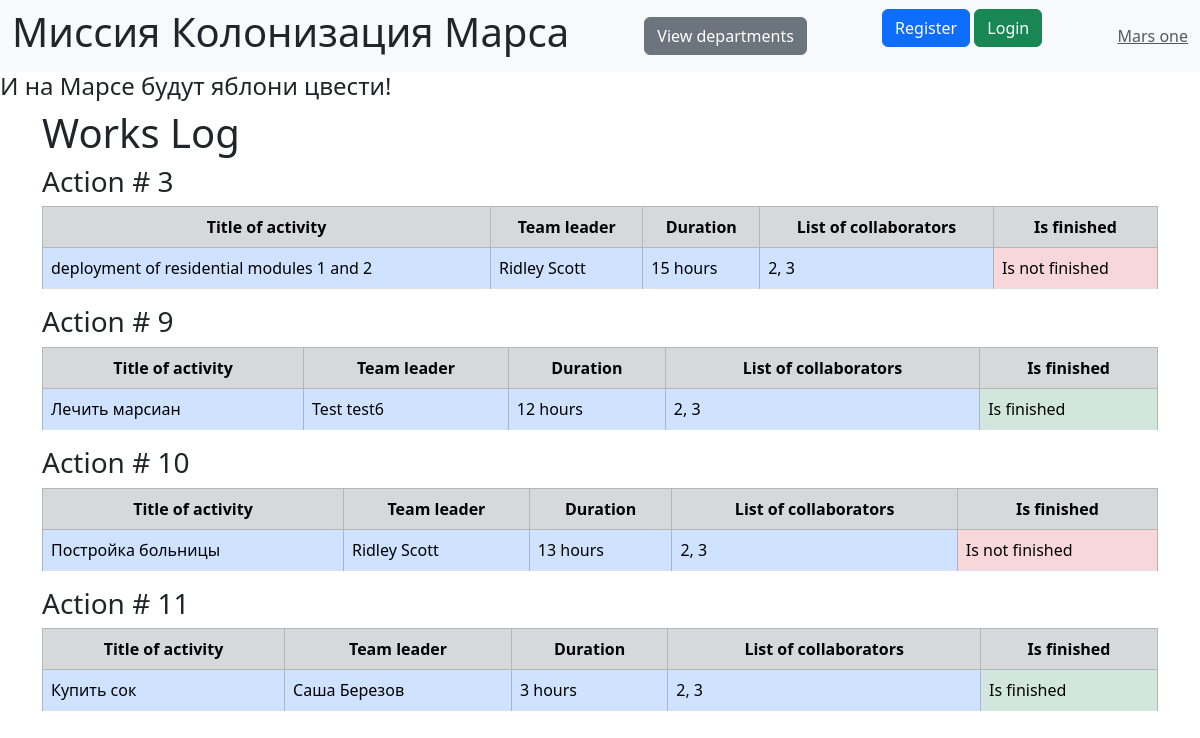
Before: / with the older database file.
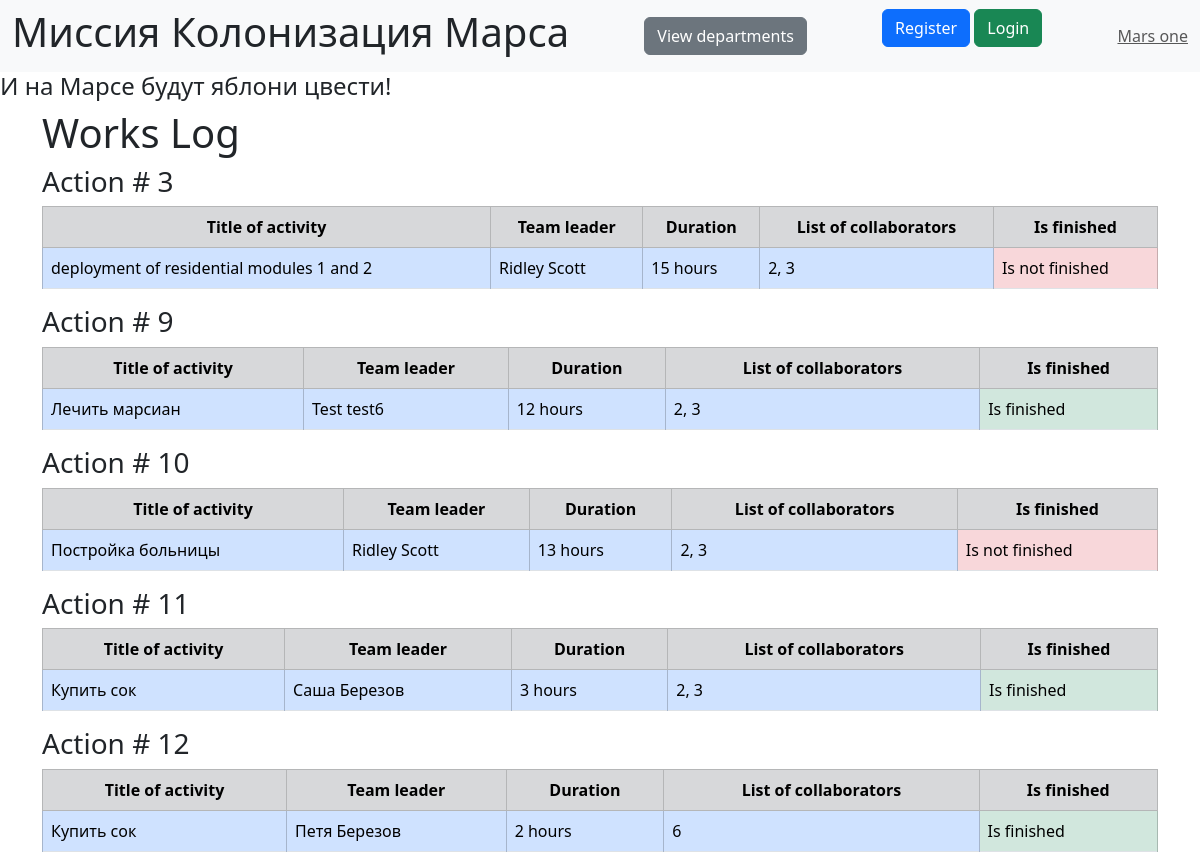
After: the same page with the newer database file.
### SQL/data/jobs.py (models this page shows, shortened)
class Jobs(SqlAlchemyBase):
    __tablename__ = 'jobs'
    id = sqlalchemy.Column(sqlalchemy.Integer, primary_key=True, autoincrement=True)
    job = sqlalchemy.Column(sqlalchemy.String, nullable=True)
    work_size = sqlalchemy.Column(sqlalchemy.Integer)
    collaborators = sqlalchemy.Column(sqlalchemy.String, nullable=True)
    start_date = sqlalchemy.Column(sqlalchemy.DateTime, nullable=True)
    end_date = sqlalchemy.Column(sqlalchemy.DateTime, nullable=True)
    is_finished = sqlalchemy.Column(sqlalchemy.Boolean, nullable=True)
    team_leader = sqlalchemy.Column(sqlalchemy.Integer, sqlalchemy.ForeignKey("users.id"))
    user = orm.relationship('User')

### main.py (the view)
@app.route("/")
def works_log():
    session = db_session.create_session()
    jobs = session.query(Jobs)
    captions = ['Title of activity', 'Team leader', 'Duration', 'List of collaborators', 'Is finished']
    team_leaders = [f"{user.name} {user.surname}" for job in jobs
                    for user in session.query(User).filter(User.id == job.team_leader)]
    return render_template('work.html', jobs=jobs, captions=captions, team_leaders=team_leaders)

### SQL/data/db_session.py (called while the page is built)
def create_session() -> Session:
    global __factory
    return __factory()

### templates/work.html (shortened to what this page needs)
{% extends "base.html"%}
{% block content %}
    <h1>Works Log</h1>
    {% for job in jobs%}
          <h3>Action # {{job.id}}</h3>
          <table class="table table-striped table-bordered">
          <tr class="table-secondary">
              {% for caption in captions%}
                    <th style="text-align: center;">{{caption}}</th>
              {% endfor%}
          </tr>
          <tr style="max-height: 100px">
              {% if job.is_finished %}
                 {% set is_finished = "Is finished" %}
              {% else %}
                 {% set is_finished = "Is not finished" %}
              {% endif %}
              <td class="table-primary">{{ job.job }}</td>
              <td class="table-primary">{{ team_leaders[loop.index - 1] }}</td>
              <td class="table-primary">{{ job.work_size }} hours</td>
              <td class="table-primary">{{ job.collaborators }}</td>
              {% if is_finished == "Is finished" %}
                    <td class="table-success">{{ is_finished }}</td>
              {% else%}
                    <td class="table-danger">{{ is_finished }}</td>
              {% endif %}
          </tr>
          </table>
    {% endfor%}
{% endblock %}

Changed rows visible on the page:
added Jobs: id "12", captions "Title of activity" "Team leader" "Duration" "List of collaborators" "Is finished", job "Купить сок", team_leaders "Петя Березов", work_size "2", collaborators "6", is_finished "Is finished"
